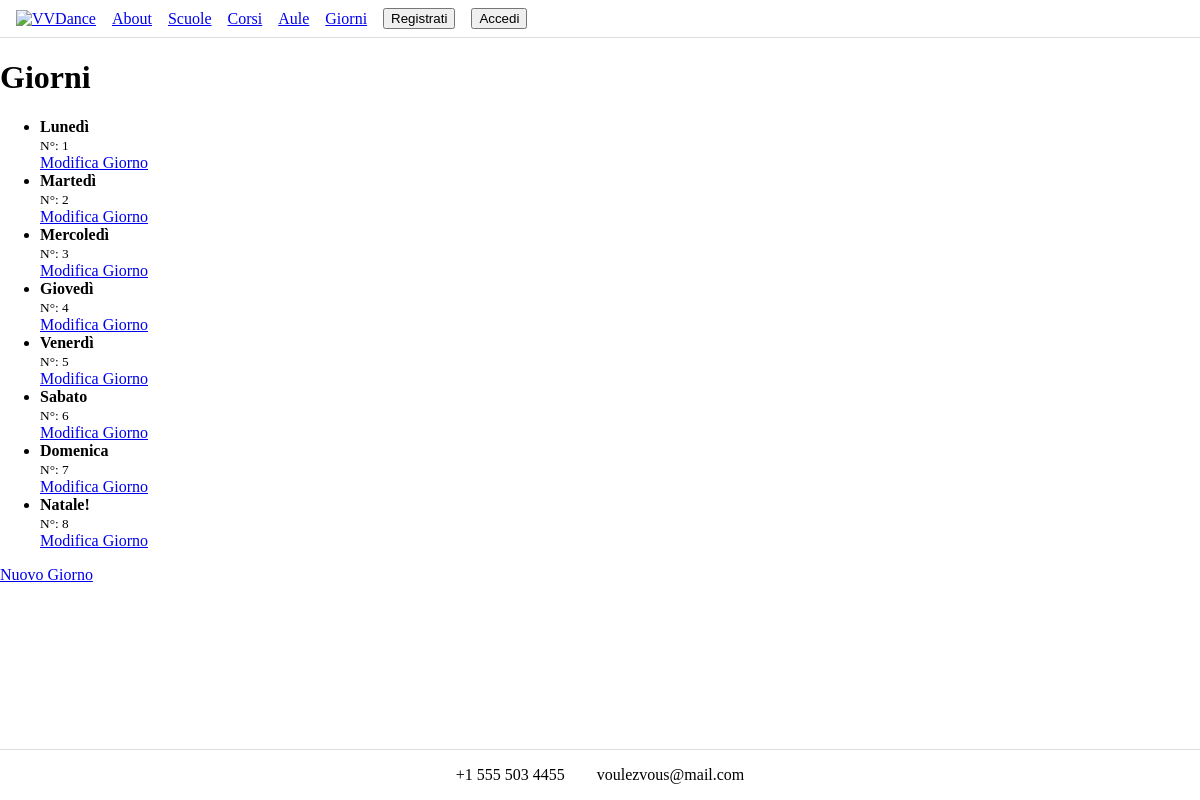
/giorni/, run on an earlier commit of the app's database.
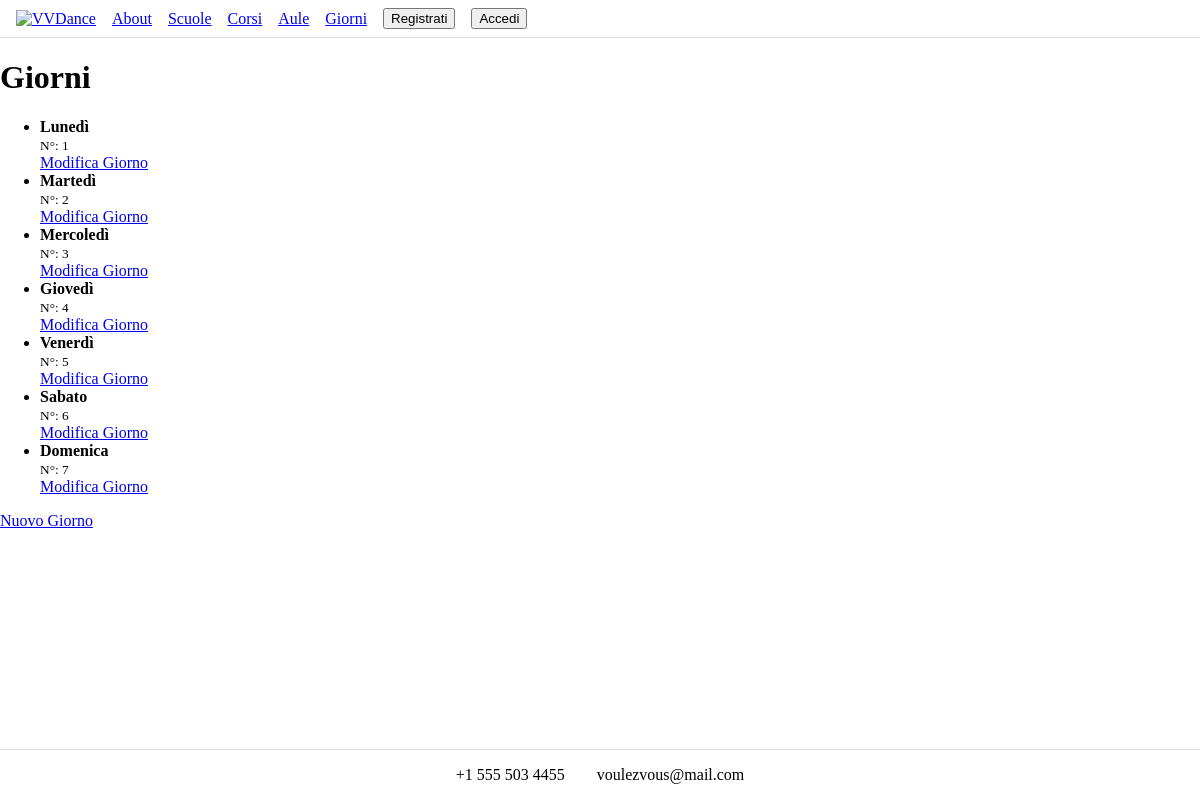
And on a later commit of the database.
### school/models.py (models this page shows, shortened)
class DayOfTheWeek(models.Model):
    number=models.CharField(max_length=1)
    name=models.CharField(max_length=9)

### dance_school/views.py (the view)
# urls.py: path('giorni/', view=views.lista_giorni, name='giorni'),
def lista_giorni(request):
    giorni = DayOfTheWeek.objects.all()
    return render(request, "giorni.html", {"giorni": giorni})

### templates/giorni.html (shortened to what this page needs)
{% extends "base.html" %}
{% load static %}
{% block content %}
<div>
    <h1>Giorni</h1>
    <ul>
        {% for giorno in giorni %}
        <li>
            <div>
                <strong>{{ giorno.name }}</strong>
                <br><small>N°: {{ giorno.number }}</small>
            </div>
            <div>
                <a href="{% url 'modifica-giorno' giorno.pk %}">Modifica Giorno</a>
            </div>
        </li>
        {% empty %}
        <li>No giorni trovati</li>
        {% endfor %}
    </ul>
    <a href="{% url 'nuovo-giorno' %}">Nuovo Giorno</a>
</div>
{% endblock %}

What changed in the data, as far as the page shows it:
removed DayOfTheWeek: name "Natale!", number "8"
